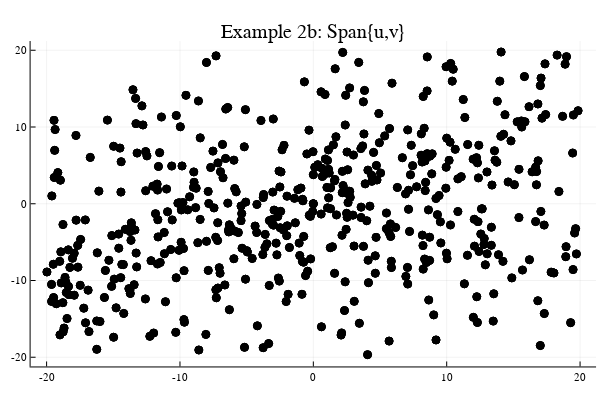

Notebook code for this chart:
### Markdown cell above
## Example 2b.  Plot many possible linear combinations using two vectors in $\mathbb{R}^2$

Here, random integer weights ($a_1$ and $a_2$) between -20 and 20 for the two vectors are chosen.

### Code cell
# Example 2b
using Plots
plotly()

u=[2,-1]; v=[6,4]
NumberOfPoints=500;

a1=rand(-20:20)*rand(); a2=rand(-20:20)*rand()
U=u*a1; V=v*a2;

while abs(U[1]+V[1])>20 || abs(U[2]+V[2])>20
   a1=rand(-20:20)*rand()
    a2=rand(-20:20)*rand()
    U=u*a1 
    V=v*a2
    
end
p=plot(title="Example 2b: Span{u,v}", legend=false)
scatter!([U[1]+V[1], U[1]+V[1]],[U[2]+V[2],U[2]+V[2]], markercolor="black",lims=[-20,20])

if NumberOfPoints>1
    for n = 2:NumberOfPoints
        a1=rand(-20:20)*rand(); a2=rand(-20:20)*rand()
        U=u*a1; V=v*a2; 
        while abs(U[1]+V[1])>20 || abs(U[2]+V[2])>20
            a1=rand(-20:20)*rand()
            a2=rand(-20:20)*rand()
            U=u*a1 
            V=v*a2
        end
        scatter!([U[1]+V[1], U[1]+V[1]],[U[2]+V[2],U[2]+V[2]], markercolor="black")
    end
end
display(p)
